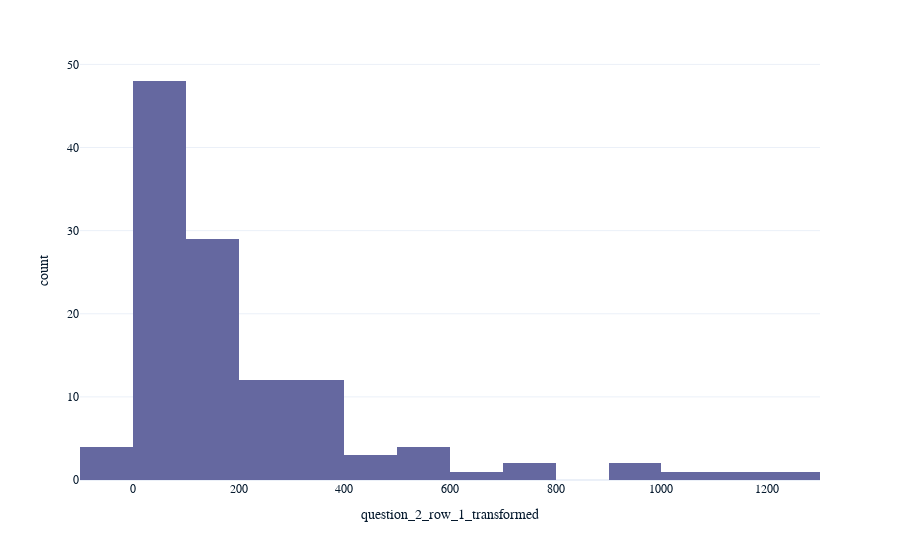

Here is the notebook cell this chart was saved with:
### Markdown cell above
<details>
    <summary>Code hints</summary>
    <p>
        
- Axis labels use the `labels` arugment with a dictionary. Use this code pattern `labels={"variable_name": "Text for label"}`.

    </p>
</details>

### Code cell
# Draw a histogram of the survey data
# On the x-axis, plot question_2_row_1_transformed
# Facet the plot in rows by growth firm status.

px.histogram(survey, x = "question_2_row_1_transformed", labels = {"question_2_row_1_transformed","Expected employee count in five years (as a percent from last available year)"})

### Figure 1 — Plotly figure (JSON) as saved in the notebook; plotly's stock layout.template omitted (floating-point values rounded to 4 significant figures)
{"data": [{"alignmentgroup": "True", "bingroup": "x", "hovertemplate": "question_2_row_1_transformed=%{x}<br>count=%{y}<extra></extra>", "legendgroup": "", "marker": {"color": "#6568a0", "pattern": {"shape": ""}}, "name": "", "offsetgroup": "", "orientation": "v", "showlegend": false, "type": "histogram", "x": [35.14, 23.02, 86.64, 17.65, 60, -1.295, 12.28, 66.67, 9.375, 506.1, 26.98, 20, 16.07, 81.82, 50, 76.47, 96.85, 247.8, 31.58, 42.86, -1.961, 6.383, 100, 76.47, 7.143, 311.8, 25, 185.7, 426.3, 57.89, 150, 35.29, 180.9, 196.3, 1251.0, -57.63, 170.3, 566.7, 172.7, 138.1, 354.5, 53.85, 207.7, 122.2, 169.2, 194.1, 19.05, 1150, 23.08, 66.67, -6.667, 605.9, 60.87, 900, 366.7, 150, 117.4, 220, 580.3, 166.7, 400, 7.296, 25, 373.0, 284.6, 153.5, 108.3, 200, 20, 1076.0, 126.4, 334.8, 92.31, 102.7, 31.82, 59.09, 156.4, 120.6, 212.5, 381.1, 56.25, 75.44, 100, 263.6, 300, 782.4, 277.4, 41.41, 117.4, 128.6, 376.2, 59.09, 263.6, 288.9, 191.7, 92.31, 733.3, 66.67, 104, 233.3, 38.89, 91.69, 172.7, 108.3, 366.7, 150, 66.67, 185.7, 300, 9.375, 316.7, 71.43, 31.29, 50, 981.1, 227.9, 316.7, 566.7, 471.4, 33.33], "xaxis": "x", "yaxis": "y"}], "layout": {"barmode": "relative", "legend": {"tracegroupgap": 0}, "margin": {"t": 60}, "xaxis": {"anchor": "y", "domain": [0, 1], "title": {"text": "question_2_row_1_transformed"}}, "yaxis": {"anchor": "x", "domain": [0, 1], "title": {"text": "count"}}}}
